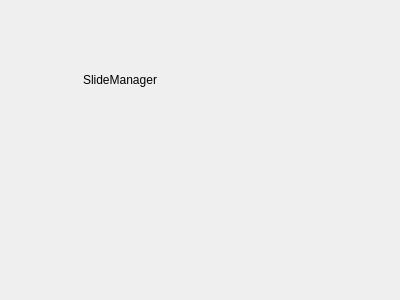
<?xml version="1.0" encoding="UTF-8"?>
<ui version="4.0">
 <class>SlideManager</class>
 <widget class="QWidget" name="SlideManager">
  <property name="geometry">
   <rect>
    <x>0</x>
    <y>0</y>
    <width>400</width>
    <height>300</height>
   </rect>
  </property>
  <property name="windowTitle">
   <string>SlideManager</string>
  </property>
  <widget class="QLabel" name="label">
   <property name="geometry">
    <rect>
     <x>20</x>
     <y>50</y>
     <width>200</width>
     <height>60</height>
    </rect>
   </property>
   <property name="sizePolicy">
    <sizepolicy hsizetype="Minimum" vsizetype="Minimum">
     <horstretch>0</horstretch>
     <verstretch>0</verstretch>
    </sizepolicy>
   </property>
   <property name="text">
    <string>SlideManager</string>
   </property>
   <property name="alignment">
    <set>Qt::AlignmentFlag::AlignCenter</set>
   </property>
  </widget>
 </widget>
 <resources/>
 <connections/>
</ui>
